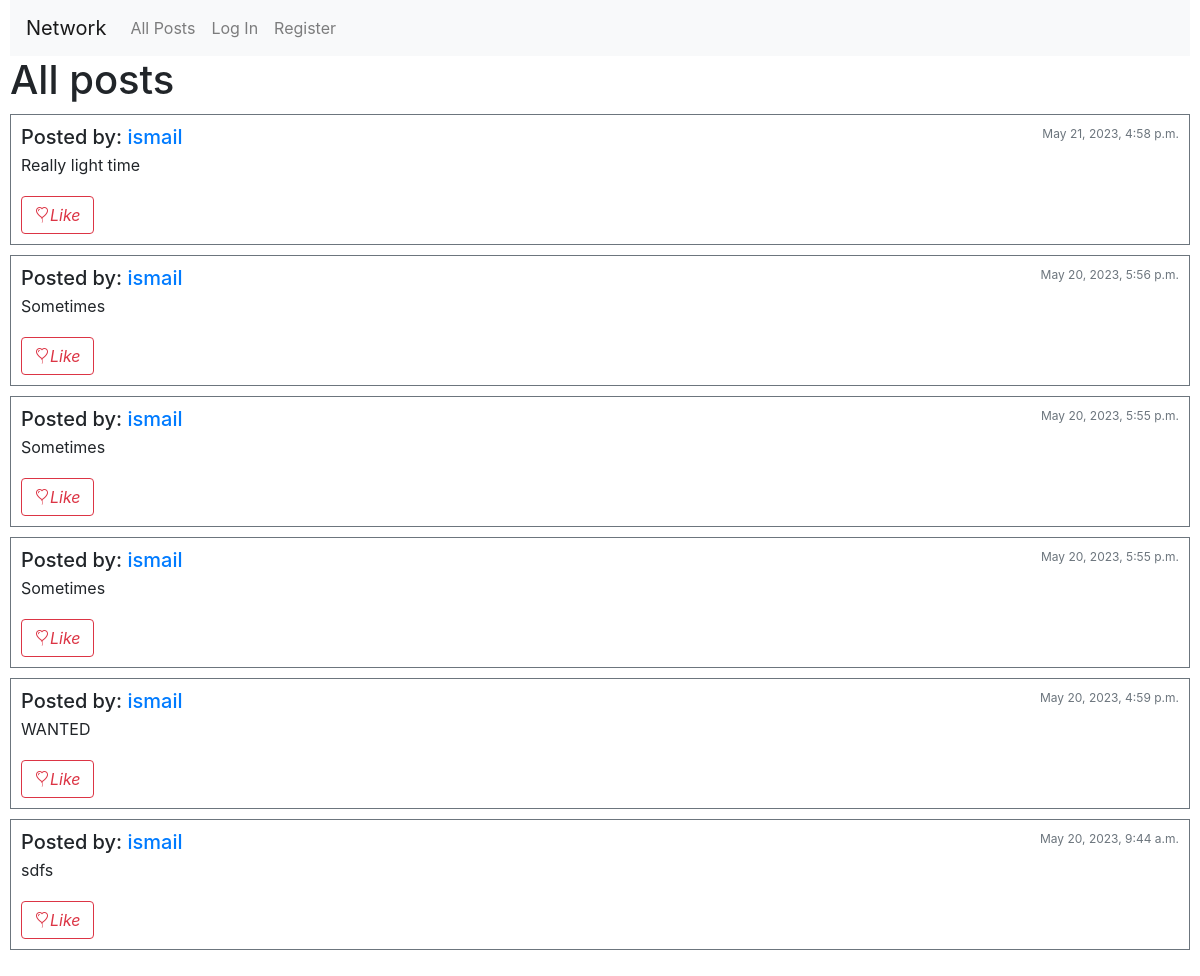
/, run on an earlier commit of the app's database.
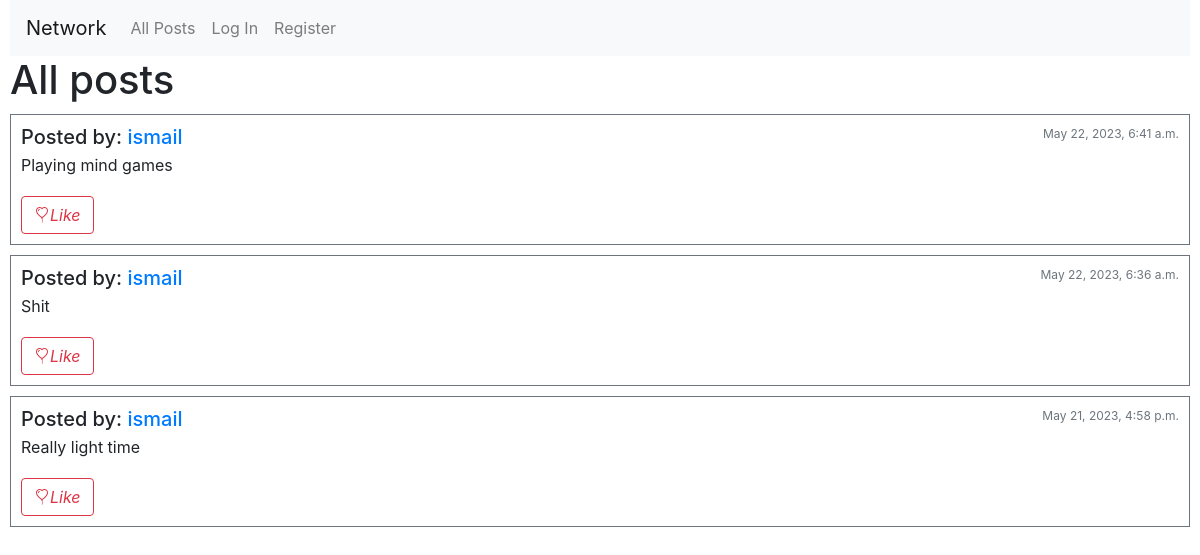
And on a later commit of the database.
### network/models.py (models this page shows, shortened)
class Post(models.Model):
    owner = models.ForeignKey(User, related_name = "owner", on_delete=models.CASCADE)
    text = models.TextField()
    timestamp = models.DateTimeField(auto_now_add=True)

class User(AbstractUser):
    following = models.ManyToManyField(
    "self", blank=True, related_name="followers", symmetrical=False
    )

### network/views.py (the view)
# urls.py: path("", views.index, name="index"),
def index(request):
    posts = Post.objects.all().order_by("-timestamp")
    paginator = Paginator(posts, 10)
    page_number = request.GET.get("page")
    page_obj = paginator.get_page(page_number)
    context = {"posts": page_obj}
    return render(request, "network/index.html", context)

### network/templates/network/index.html (shortened to what this page needs)
{% extends "network/layout.html" %}
{% block body %}
<h1>All posts</h1>
{% for post in posts %}
<div class="border border-secondary post">
  <div class="list-group" id = "{{post.id}}">
      <div class="d-flex w-100 justify-content-between">
        <h5 class="mb-1">Posted by: <a href = "{% url 'core:profile' post.owner%}">{{post.owner}}</a></h5>
        <small class="text-muted">{{post.timestamp}}</small>
      </div>
      <p class="mb-1" id = "post-text">{{post.text}}</p>
    <span class = "d-flex"><button type="button" class="btn btn-outline-danger" id ="like"><i  class="bi bi-balloon-heart">Like</i></button></span>
    </div>
</div>
{% endfor %}
{% endblock %}

### network/templates/network/layout.html (shortened to what this page needs)
{% load static %}
<!DOCTYPE html>
<html lang="en">
    <head>
        <link rel="stylesheet" href="https://cdn.jsdelivr.net/npm/bootstrap-icons@1.10.5/font/bootstrap-icons.css">
        <link rel="stylesheet" href="https://stackpath.bootstrapcdn.com/bootstrap/4.4.1/css/bootstrap.min.css">
        <link href="{% static 'network/css/styles.css' %}" rel="stylesheet">
    </head>
    <body>
        <nav class="navbar navbar-expand-lg navbar-light bg-light">
            <a class="navbar-brand" href="{% url 'core:index' %}">Network</a>
            <div>
              <ul class="navbar-nav mr-auto">
                <li class="nav-item">
                  <a class="nav-link" href="{% url 'core:index' %}">All Posts</a>
                </li>
                {% if user.is_authenticated %}
                    <li class="nav-item">
                        <a class="nav-link" href="{% url 'core:following' %}">Following</a>
                    </li>
                    <li class="nav-item">
                        <a class="nav-link" href="{% url 'core:logout' %}">Log Out</a>
                    </li>
                {% else %}
                    <li class="nav-item">
                        <a class="nav-link" href="{% url 'core:login' %}">Log In</a>
                    </li>
                    <li class="nav-item">
                        <a class="nav-link" href="{% url 'core:register' %}">Register</a>
                    </li>
                {% endif %}
              </ul>
            </div>
          </nav>
        <div class="body">
            {% block body %}
            {% endblock %}
        </div>
    </body>
</html>

### network/static/network/css/styles.css (style rules this page uses)
body { margin-left:10px; margin-right:10px; }
small { font-size:12px; }
.post { margin-top: 10px; margin-bottom: 10px; }
.list-group { padding: 10px; }
button { margin-top:15px; }

What changed in the data, as far as the page shows it:
removed Post: owner "ismail", timestamp "May 20, 2023, 5:56 p.m.", text "Sometimes"
removed Post: owner "ismail", timestamp "May 20, 2023, 5:55 p.m.", text "Sometimes"
removed Post: owner "ismail", timestamp "May 20, 2023, 5:55 p.m.", text "Sometimes"
removed Post: owner "ismail", timestamp "May 20, 2023, 4:59 p.m.", text "WANTED"
removed Post: owner "ismail", timestamp "May 20, 2023, 9:44 a.m.", text "sdfs"
added Post: owner "ismail", timestamp "May 22, 2023, 6:41 a.m.", text "Playing mind games"
added Post: owner "ismail", timestamp "May 22, 2023, 6:36 a.m.", text "Shit"
